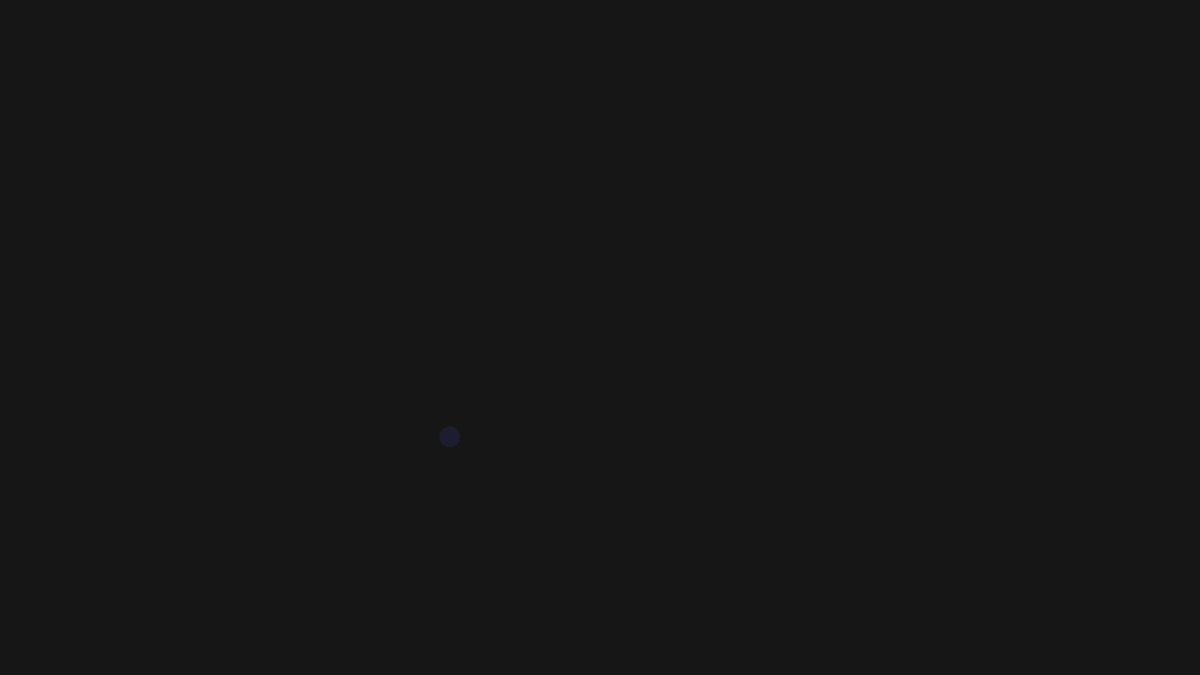
Frame 1 (no input)
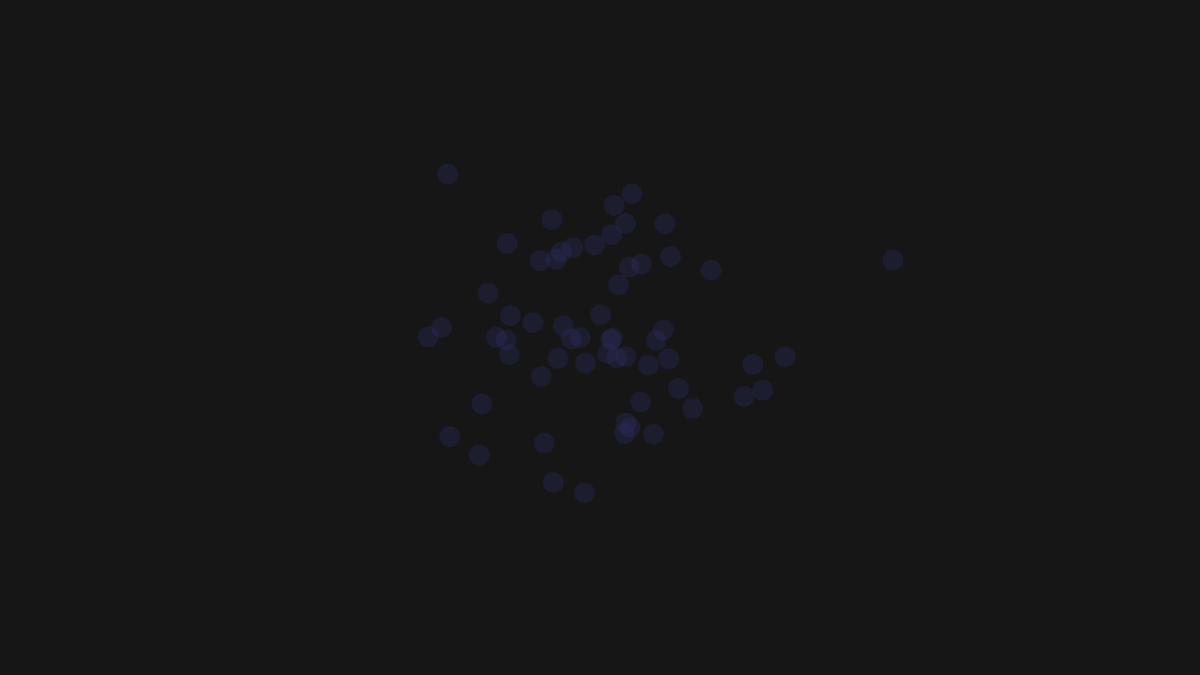
Frame 60 (the mouse pressed at the canvas centre just before this capture)
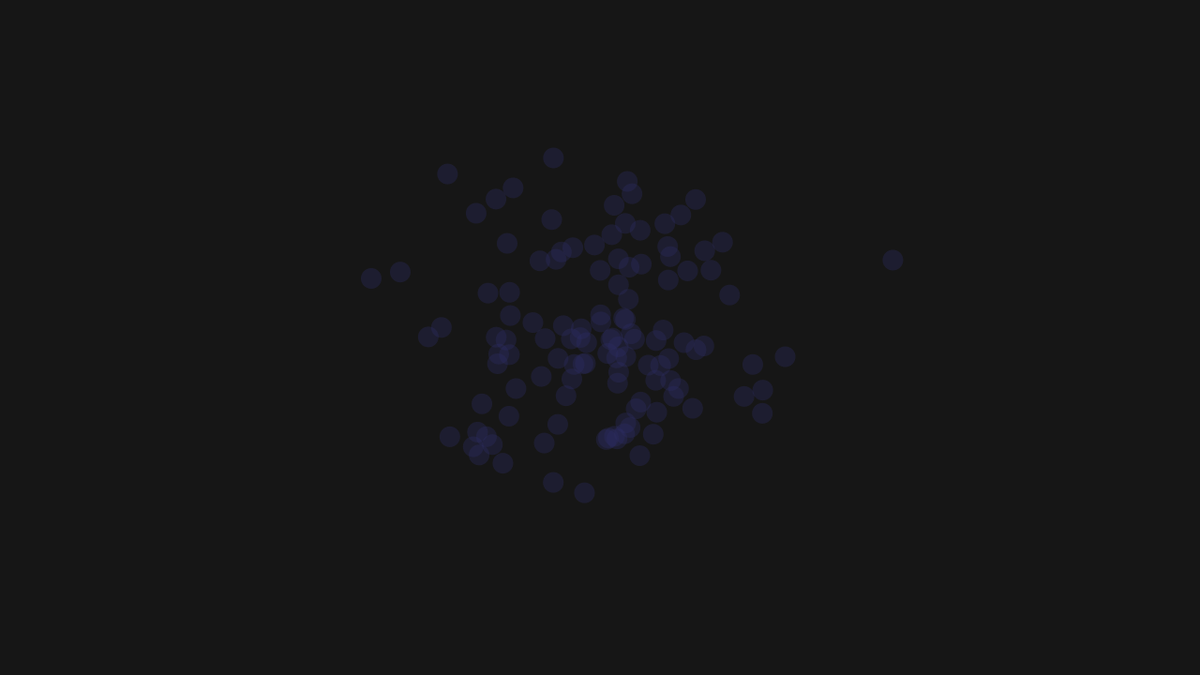
Frame 120 (the mouse held since frame 60 and released just before this capture)

The Processing sketch that drew these frames (run headless with seeded random() and noise(); from frame 60 on, the mouse is pressed at the canvas centre):

// Processing sketch: gaussian
// ── gaussian.pde
import java.util.*;

Random gen;

Cloud c = new Cloud(640, 360);

void setup() {
    size(1280, 720);
    background(22);
    gen = new Random();
    noStroke();
    fill(44,44,99,88);
}



void draw() {
    c.step();
}


class Cloud {
    int centerX = 0;
    int centerY = 0;

    Cloud(int x, int y) {
        moveCenter(x,y);
    }

    void step() {
        float numX = (float)gen.nextGaussian();
        float numY = (float)gen.nextGaussian();
        float sd = 88;
        float x = numX * sd + centerX;
        float y = numY * sd + centerY;
        ellipse(x, y, 22, 22);
        if (random(99)<1) moveCenter((int)x, (int)y);
    }

    void moveCenter(int x, int y) {
        centerX = x;
        centerY = y;
    }    

}
